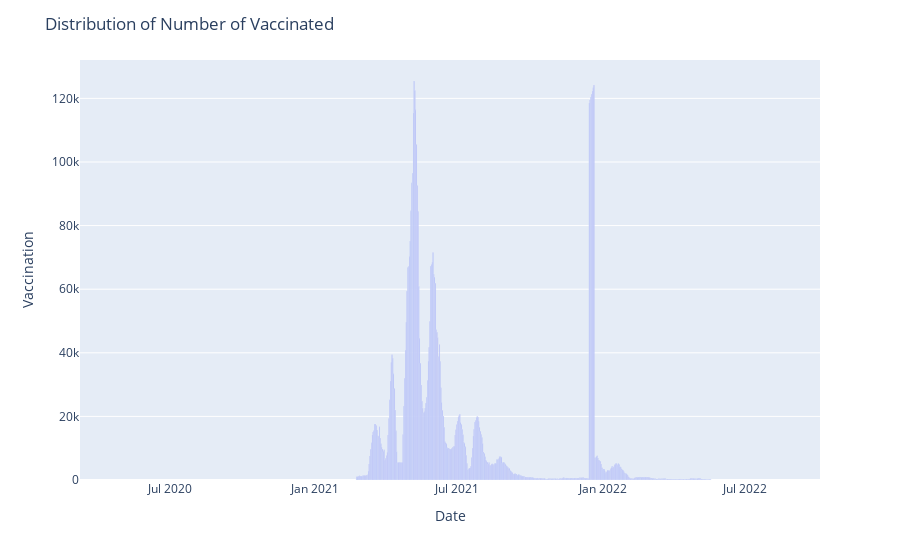

Write notebook code for a chart like this one.
### Code cell
fig=px.bar(x=covid_mongolia["date"],y=covid_mongolia["new_vaccinations_smoothed"])
fig.update_layout(title="Distribution of Number of Vaccinated",
                  xaxis_title="Date",yaxis_title="Vaccination",)
fig.show()

### Figure 1 — Plotly figure (JSON) as saved in the notebook; plotly's stock layout.template omitted (floating-point values rounded to 4 significant figures; data arrays with more than 128 entries replaced by an {"elided": "..."} marker saying what was removed)
{"data": [{"alignmentgroup": "True", "hovertemplate": "x=%{x}<br>y=%{y}<extra></extra>", "legendgroup": "", "marker": {"color": "#636efa", "pattern": {"shape": ""}}, "name": "", "offsetgroup": "", "orientation": "v", "showlegend": false, "textposition": "auto", "type": "bar", "x": {"elided": "938 str values"}, "xaxis": "x", "y": {"elided": "938 int values"}, "yaxis": "y"}], "layout": {"barmode": "relative", "legend": {"tracegroupgap": 0}, "margin": {"t": 60}, "title": {"text": "Distribution of Number of Vaccinated"}, "xaxis": {"anchor": "y", "domain": [0, 1], "title": {"text": "Date"}}, "yaxis": {"anchor": "x", "domain": [0, 1], "title": {"text": "Vaccination"}}}}
